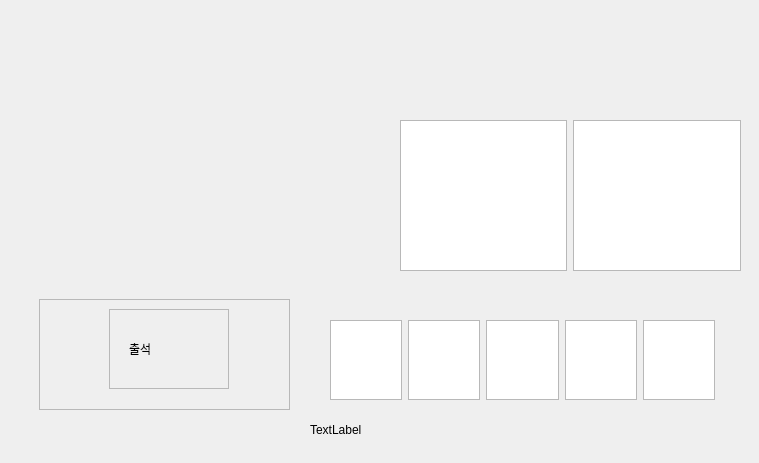
<?xml version="1.0" encoding="UTF-8"?>
<ui version="4.0">
 <class>Statuswindow</class>
 <widget class="QWidget" name="Statuswindow">
  <property name="geometry">
   <rect>
    <x>0</x>
    <y>0</y>
    <width>759</width>
    <height>463</height>
   </rect>
  </property>
  <property name="windowTitle">
   <string>Form</string>
  </property>
  <widget class="QWidget" name="verticalLayoutWidget">
   <property name="geometry">
    <rect>
     <x>130</x>
     <y>60</y>
     <width>160</width>
     <height>80</height>
    </rect>
   </property>
   <layout class="QVBoxLayout" name="verticalLayout"/>
  </widget>
  <widget class="QWidget" name="horizontalLayoutWidget_2">
   <property name="geometry">
    <rect>
     <x>70</x>
     <y>200</y>
     <width>160</width>
     <height>80</height>
    </rect>
   </property>
   <layout class="QHBoxLayout" name="horizontalLayout_2"/>
  </widget>
  <widget class="QWidget" name="horizontalLayoutWidget_3">
   <property name="geometry">
    <rect>
     <x>400</x>
     <y>120</y>
     <width>341</width>
     <height>151</height>
    </rect>
   </property>
   <layout class="QGridLayout" name="gridLayout">
    <item row="0" column="1">
     <widget class="QTextEdit" name="textEdit_2"/>
    </item>
    <item row="0" column="0">
     <widget class="QTextEdit" name="textEdit"/>
    </item>
   </layout>
  </widget>
  <widget class="QWidget" name="gridLayoutWidget">
   <property name="geometry">
    <rect>
     <x>330</x>
     <y>320</y>
     <width>385</width>
     <height>80</height>
    </rect>
   </property>
   <layout class="QGridLayout" name="gridLayout_2">
    <item row="0" column="0">
     <widget class="QTextEdit" name="textEdit_4"/>
    </item>
    <item row="0" column="2">
     <widget class="QTextEdit" name="textEdit_5"/>
    </item>
    <item row="0" column="3">
     <widget class="QTextEdit" name="textEdit_6"/>
    </item>
    <item row="0" column="1">
     <widget class="QTextEdit" name="textEdit_3"/>
    </item>
    <item row="0" column="4">
     <widget class="QTextEdit" name="textEdit_7"/>
    </item>
   </layout>
  </widget>
  <widget class="QFrame" name="attendance_frame">
   <property name="geometry">
    <rect>
     <x>39</x>
     <y>299</y>
     <width>251</width>
     <height>111</height>
    </rect>
   </property>
   <property name="frameShape">
    <enum>QFrame::Shape::StyledPanel</enum>
   </property>
   <property name="frameShadow">
    <enum>QFrame::Shadow::Raised</enum>
   </property>
   <widget class="QFrame" name="card_attendance">
    <property name="geometry">
     <rect>
      <x>70</x>
      <y>10</y>
      <width>120</width>
      <height>80</height>
     </rect>
    </property>
    <property name="frameShape">
     <enum>QFrame::Shape::StyledPanel</enum>
    </property>
    <property name="frameShadow">
     <enum>QFrame::Shadow::Raised</enum>
    </property>
    <widget class="QLabel" name="label">
     <property name="geometry">
      <rect>
       <x>20</x>
       <y>30</y>
       <width>62</width>
       <height>20</height>
      </rect>
     </property>
     <property name="text">
      <string>출석</string>
     </property>
    </widget>
   </widget>
  </widget>
  <widget class="QLabel" name="label_2">
   <property name="geometry">
    <rect>
     <x>310</x>
     <y>420</y>
     <width>62</width>
     <height>20</height>
    </rect>
   </property>
   <property name="text">
    <string>TextLabel</string>
   </property>
  </widget>
 </widget>
 <resources/>
 <connections/>
</ui>
